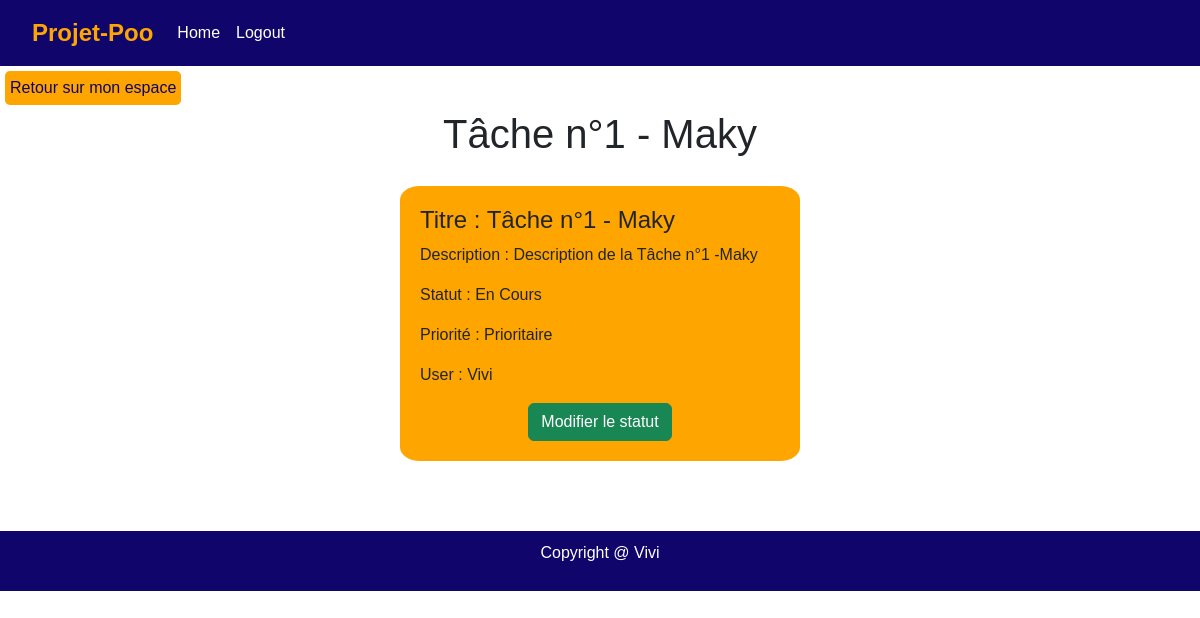
Screenshot of /index.php?controller=task&method=index&id=5 (signed in) with the database file from the repository.
### tables this page shows
CREATE TABLE `tasks` (
  `id` int(11) NOT NULL,
  `title` varchar(250) DEFAULT NULL,
  `content` text DEFAULT NULL,
  `id_status` int(11) NOT NULL,
  `id_priority` int(11) NOT NULL,
  `id_user` int(11) NOT NULL,
  `id_project` int(11) NOT NULL,
  `created_At` datetime DEFAULT current_timestamp()
);

CREATE TABLE `status` (
  `id` int(11) NOT NULL,
  `name` varchar(150) DEFAULT NULL
);

CREATE TABLE `priority` (
  `id` int(11) NOT NULL,
  `name` varchar(200) DEFAULT NULL
);

CREATE TABLE `users` (
  `id` int(11) NOT NULL,
  `name` varchar(150) DEFAULT NULL,
  `email` varchar(250) DEFAULT NULL,
  `password` varchar(250) DEFAULT NULL,
  `created_At` datetime DEFAULT current_timestamp()
);

### src/Kernel/Views.php (called while the page is built, shortened)
<?php
class Views
{
    private string $html;
    public function setHtml(string $html): self
    {
        $this->html = Config::VIEWS . $html;
        return $this;
    }
    public function render(array $vars, ?string $head = null,  ?string $header = null, ?string $html = null, ?string $footer = null)
    {
        include(dirname(__FILE__) . "/../" . $this->html);
    }
}

### src/Controller/Task.php (called while the page is built, shortened)
<?php
class Task extends AbstractController {
    public function index()
    {
        if($_GET['id']){
            $task = Tasks::getByIdTask($_GET['id']);
        }
        $status = Status::getAll();
        $view = new Views();
        $view->setHead('head.html');
        $view->setHeader('header.html');
        $view->setHtml('Task/index.php');
        $view->setFooter('footer.html');
        $view->render([
            'flash' => $this->getFlashMessage(),
            'titlePage' => $task->getTitle(),
            'task' => $task,
            'status' => $status,
        ]);
    }
}

### src/Kernel/Dispatcher.php (called while the page is built, shortened)
<?php
class Dispatcher {
    private $method;
    public function __construct()
    {
        $this->controller = Config::CONTROLLER. 'home';
        $this->method = 'index';
            if (isset($_GET['controller'])) {
                if(class_exists(Config::CONTROLLER.$_GET['controller'])) {
                    $this->controller = Config::CONTROLLER.$_GET['controller'];
                }
            }
            if (isset($_GET['method'])) {
                if (method_exists($this->controller, $_GET['method'])) {
                    $this->method = $_GET['method'];
                } else {
                    $this->controller = Config::CONTROLLER . 'Home';
                $this->method = 'index';
                }
            }
    }
    public function Dispatch() {
        $method = $this->method;
        $cont = new $this->controller;
        $cont->$method();
    }
}

### index.php (called while the page is built, shortened)
<?php
$dispatcher = new Dispatcher();
$dispatcher->Dispatch();

### src/Entity/Model.php (called while the page is built, shortened)
<?php
class Model  {
    protected static function getClassName()
    {
        return static::class;
    }
    protected static function Execute($sql, array $attributes =null)
    {
        $db = DataBase::getInstance();
        if($attributes !==null){
            $query = $db->prepare($sql);
            $query->execute($attributes);
            return $query;
        } else {
            return $db->query($sql);
        }
    }
    public static function getByIdTask(int $id)
    {
        $sql = "
            SELECT *, tasks.id, status.name, priority.name As name_prio , users.name As name_user
            from tasks, status, priority, users
            WHERE tasks.id = $id
            AND tasks.id = tasks.id
            AND tasks.id_status = status.id
            AND tasks.id_priority = priority.id
            AND tasks.id_user = users.id";
        $result =  self::Execute($sql)->fetchAll(PDO::FETCH_CLASS, self::getClassName());
        return $result[0];
    }
}

### src/Entity/Tasks.php (called while the page is built, shortened)
<?php
class Tasks extends Model {
    private string $title;
    private string $content;
    public function getTitle(): ?string
    {
        return $this->title;
    }
    public function getContent(): ?string
    {
        return $this->content;
    }
}

### src/Views/Task/index.php (the view, shortened to what this page needs)
<section>
    <a href="/?controller=user&method=index" class="btnC ">Retour sur mon espace</a>
</section>
<main class=" container">
    <h1 class="center"><?= $titlePage; ?></h1>
    <div class="gallery">
        <div class="boxTask">
            <h4>Titre : <?= $task->getTitle() ?></h4>
            <p>Description : <?= $task->getContent() ?></p>
            <p>Statut : <?= $task->name ?> </p>
            <p>Priorité : <?= $task->name_prio ?> </p>
            <p>User : <?= $task->name_user ?> </p>
            <div class="center">
                <button type="button" class="btn btn-success" data-bs-toggle="modal" data-bs-target="#editStatus">Modifier le statut
                </button>
            </div>
        </div>
    </div>
                            <label for="taskStatus">Statut
                                <?php
                                var_dump($task->getId())
                                ?></label>
</main>

### asset/css/styles.css (style rules this page uses)
a { color: inherit; text-decoration: none; }
ul { list-style: none; }
html, body { margin: 0; padding: 0; height: 100%; font-family: Arial, sans-serif; }
main { flex: 1; }
footer { position: relative; bottom: 0; width: 100%; background-color: #333; color: #fff; padding: 10px; }
.center { text-align: center; }
.btnC { background-color: #FFA500; color: #0f056b; border-radius: 5px; margin: 5px; padding: 5px; display: inline-block; text-decoration: none; transition: 0.6s; transition-property: background-color, color; }
.navbar { background-color: #0f056b; color: #FFA500; padding: 10px 0; display: flex; justify-content: space-between; align-items: center; }
.navbar .navbar-brand { font-size: 24px; font-weight: bold; text-decoration: none; color: #FFA500; margin-left: 20px; }
.navbar .nav-link { color: #fff; text-decoration: none; }
footer { background-color: #0f056b; color: white; text-align: center; padding: 10px 0; display: flex; flex-direction: column; margin-top: 50px; }
.gallery { display: flex; justify-content: center; flex-wrap: wrap; }
.boxTask { margin: 20px 10px; background-color: #FFA500; border-radius: 5%; padding: 20px; width: 400px; }

### rows the page displays
tasks: title "Tâche n°1 - Maky", content "Description de la Tâche n°1 -Maky", id_status.name "En Cours", id_priority.name "Prioritaire", id_user.name "Vivi"

### other values shown
$titlePage "Tâche n°1 - Maky"
